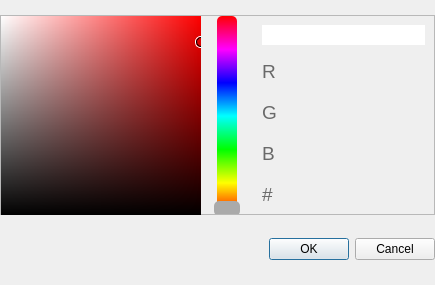
<?xml version="1.0" encoding="UTF-8"?>
<ui version="4.0">
 <class>colourSelector</class>
 <widget class="QDialog" name="colourSelector">
  <property name="geometry">
   <rect>
    <x>0</x>
    <y>0</y>
    <width>435</width>
    <height>285</height>
   </rect>
  </property>
  <property name="sizePolicy">
   <sizepolicy hsizetype="Fixed" vsizetype="Fixed">
    <horstretch>0</horstretch>
    <verstretch>0</verstretch>
   </sizepolicy>
  </property>
  <property name="windowTitle">
   <string>Select Colour</string>
  </property>
  <layout class="QVBoxLayout" name="verticalLayout">
   <property name="leftMargin">
    <number>0</number>
   </property>
   <property name="topMargin">
    <number>0</number>
   </property>
   <property name="rightMargin">
    <number>0</number>
   </property>
   <property name="bottomMargin">
    <number>0</number>
   </property>
   <item>
    <widget class="QFrame" name="mainFrame">
     <property name="sizePolicy">
      <sizepolicy hsizetype="Expanding" vsizetype="Preferred">
       <horstretch>0</horstretch>
       <verstretch>0</verstretch>
      </sizepolicy>
     </property>
     <property name="maximumSize">
      <size>
       <width>16777215</width>
       <height>270</height>
      </size>
     </property>
     <property name="styleSheet">
      <string notr="true"/>
     </property>
     <property name="frameShape">
      <enum>QFrame::NoFrame</enum>
     </property>
     <property name="frameShadow">
      <enum>QFrame::Raised</enum>
     </property>
     <layout class="QVBoxLayout" name="verticalLayout_2">
      <property name="leftMargin">
       <number>0</number>
      </property>
      <property name="topMargin">
       <number>0</number>
      </property>
      <property name="rightMargin">
       <number>0</number>
      </property>
      <property name="bottomMargin">
       <number>0</number>
      </property>
      <item>
       <widget class="QFrame" name="colourSelectionFrame">
        <property name="sizePolicy">
         <sizepolicy hsizetype="Preferred" vsizetype="Preferred">
          <horstretch>0</horstretch>
          <verstretch>0</verstretch>
         </sizepolicy>
        </property>
        <property name="maximumSize">
         <size>
          <width>16777215</width>
          <height>200</height>
         </size>
        </property>
        <property name="frameShape">
         <enum>QFrame::StyledPanel</enum>
        </property>
        <property name="frameShadow">
         <enum>QFrame::Raised</enum>
        </property>
        <layout class="QHBoxLayout" name="horizontalLayout_2">
         <property name="leftMargin">
          <number>0</number>
         </property>
         <property name="topMargin">
          <number>0</number>
         </property>
         <property name="rightMargin">
          <number>0</number>
         </property>
         <property name="bottomMargin">
          <number>0</number>
         </property>
         <item>
          <widget class="QFrame" name="color_view">
           <property name="minimumSize">
            <size>
             <width>200</width>
             <height>200</height>
            </size>
           </property>
           <property name="maximumSize">
            <size>
             <width>200</width>
             <height>200</height>
            </size>
           </property>
           <property name="styleSheet">
            <string notr="true">/* ALL CHANGES HERE WILL BE OVERWRITTEN */;
background-color: qlineargradient(x1:1, x2:0, stop:0 hsl(0%,100%,50%), stop:1 rgba(255, 255, 255, 255));

</string>
           </property>
           <property name="frameShape">
            <enum>QFrame::NoFrame</enum>
           </property>
           <property name="frameShadow">
            <enum>QFrame::Raised</enum>
           </property>
           <layout class="QVBoxLayout" name="verticalLayout_3">
            <property name="spacing">
             <number>0</number>
            </property>
            <property name="leftMargin">
             <number>0</number>
            </property>
            <property name="topMargin">
             <number>0</number>
            </property>
            <property name="rightMargin">
             <number>0</number>
            </property>
            <property name="bottomMargin">
             <number>0</number>
            </property>
            <item>
             <widget class="QFrame" name="black_overlay">
              <property name="styleSheet">
               <string notr="true">background-color: qlineargradient(spread:pad, x1:0, y1:0, x2:0, y2:1, stop:0 rgba(0, 0, 0, 0), stop:1 rgba(0, 0, 0, 255));


</string>
              </property>
              <property name="frameShape">
               <enum>QFrame::NoFrame</enum>
              </property>
              <property name="frameShadow">
               <enum>QFrame::Raised</enum>
              </property>
              <widget class="QFrame" name="selector">
               <property name="geometry">
                <rect>
                 <x>194</x>
                 <y>20</y>
                 <width>12</width>
                 <height>12</height>
                </rect>
               </property>
               <property name="minimumSize">
                <size>
                 <width>12</width>
                 <height>12</height>
                </size>
               </property>
               <property name="maximumSize">
                <size>
                 <width>12</width>
                 <height>12</height>
                </size>
               </property>
               <property name="styleSheet">
                <string notr="true">background-color:none;
border: 1px solid white;
border-radius: 5px;</string>
               </property>
               <property name="frameShape">
                <enum>QFrame::StyledPanel</enum>
               </property>
               <property name="frameShadow">
                <enum>QFrame::Raised</enum>
               </property>
               <widget class="QLabel" name="black_ring">
                <property name="geometry">
                 <rect>
                  <x>1</x>
                  <y>1</y>
                  <width>10</width>
                  <height>10</height>
                 </rect>
                </property>
                <property name="minimumSize">
                 <size>
                  <width>10</width>
                  <height>10</height>
                 </size>
                </property>
                <property name="maximumSize">
                 <size>
                  <width>10</width>
                  <height>10</height>
                 </size>
                </property>
                <property name="baseSize">
                 <size>
                  <width>10</width>
                  <height>10</height>
                 </size>
                </property>
                <property name="styleSheet">
                 <string notr="true">background-color: none;
border: 1px solid black;
border-radius: 5px;</string>
                </property>
                <property name="text">
                 <string/>
                </property>
               </widget>
              </widget>
             </widget>
            </item>
           </layout>
          </widget>
         </item>
         <item>
          <widget class="QFrame" name="frame_2">
           <property name="sizePolicy">
            <sizepolicy hsizetype="Fixed" vsizetype="Preferred">
             <horstretch>0</horstretch>
             <verstretch>0</verstretch>
            </sizepolicy>
           </property>
           <property name="minimumSize">
            <size>
             <width>40</width>
             <height>0</height>
            </size>
           </property>
           <property name="maximumSize">
            <size>
             <width>16777215</width>
             <height>200</height>
            </size>
           </property>
           <property name="styleSheet">
            <string notr="true"/>
           </property>
           <property name="frameShape">
            <enum>QFrame::NoFrame</enum>
           </property>
           <property name="frameShadow">
            <enum>QFrame::Raised</enum>
           </property>
           <widget class="QFrame" name="hue_bg">
            <property name="geometry">
             <rect>
              <x>10</x>
              <y>0</y>
              <width>20</width>
              <height>200</height>
             </rect>
            </property>
            <property name="minimumSize">
             <size>
              <width>20</width>
              <height>200</height>
             </size>
            </property>
            <property name="styleSheet">
             <string notr="true">background-color: qlineargradient(spread:pad, x1:0, y1:1, x2:0, y2:0, stop:0 rgba(255, 0, 0, 255), stop:0.166 rgba(255, 255, 0, 255), stop:0.333 rgba(0, 255, 0, 255), stop:0.5 rgba(0, 255, 255, 255), stop:0.666 rgba(0, 0, 255, 255), stop:0.833 rgba(255, 0, 255, 255), stop:1 rgba(255, 0, 0, 255));
border-radius: 5px;</string>
            </property>
            <property name="frameShape">
             <enum>QFrame::NoFrame</enum>
            </property>
            <property name="frameShadow">
             <enum>QFrame::Raised</enum>
            </property>
           </widget>
           <widget class="QLabel" name="hue_selector">
            <property name="geometry">
             <rect>
              <x>7</x>
              <y>185</y>
              <width>26</width>
              <height>15</height>
             </rect>
            </property>
            <property name="minimumSize">
             <size>
              <width>26</width>
              <height>0</height>
             </size>
            </property>
            <property name="styleSheet">
             <string notr="true">background-color: #aaa;
border-radius: 5px;</string>
            </property>
            <property name="text">
             <string/>
            </property>
           </widget>
           <widget class="QFrame" name="hue">
            <property name="geometry">
             <rect>
              <x>7</x>
              <y>0</y>
              <width>26</width>
              <height>200</height>
             </rect>
            </property>
            <property name="minimumSize">
             <size>
              <width>20</width>
              <height>200</height>
             </size>
            </property>
            <property name="styleSheet">
             <string notr="true">background-color: none;</string>
            </property>
            <property name="frameShape">
             <enum>QFrame::NoFrame</enum>
            </property>
            <property name="frameShadow">
             <enum>QFrame::Raised</enum>
            </property>
           </widget>
          </widget>
         </item>
         <item>
          <widget class="QFrame" name="rgbSelectedFrame">
           <property name="sizePolicy">
            <sizepolicy hsizetype="Preferred" vsizetype="Preferred">
             <horstretch>0</horstretch>
             <verstretch>0</verstretch>
            </sizepolicy>
           </property>
           <property name="minimumSize">
            <size>
             <width>0</width>
             <height>0</height>
            </size>
           </property>
           <property name="frameShape">
            <enum>QFrame::NoFrame</enum>
           </property>
           <property name="frameShadow">
            <enum>QFrame::Raised</enum>
           </property>
           <layout class="QVBoxLayout" name="verticalLayout_5">
            <item>
             <widget class="QFrame" name="selectedColourFrame">
              <property name="frameShape">
               <enum>QFrame::NoFrame</enum>
              </property>
              <property name="frameShadow">
               <enum>QFrame::Raised</enum>
              </property>
              <layout class="QVBoxLayout" name="verticalLayout_4">
               <property name="spacing">
                <number>0</number>
               </property>
               <property name="leftMargin">
                <number>0</number>
               </property>
               <property name="topMargin">
                <number>0</number>
               </property>
               <property name="rightMargin">
                <number>0</number>
               </property>
               <property name="bottomMargin">
                <number>0</number>
               </property>
               <item>
                <widget class="QLabel" name="color_vis">
                 <property name="sizePolicy">
                  <sizepolicy hsizetype="Expanding" vsizetype="Preferred">
                   <horstretch>0</horstretch>
                   <verstretch>0</verstretch>
                  </sizepolicy>
                 </property>
                 <property name="minimumSize">
                  <size>
                   <width>92</width>
                   <height>20</height>
                  </size>
                 </property>
                 <property name="styleSheet">
                  <string notr="true">/* ALL CHANGES HERE WILL BE OVERWRITTEN */;
background-color: rgb(255, 255, 255);
</string>
                 </property>
                 <property name="text">
                  <string/>
                 </property>
                </widget>
               </item>
              </layout>
             </widget>
            </item>
            <item>
             <widget class="QFrame" name="rgbInputFrame">
              <property name="frameShape">
               <enum>QFrame::NoFrame</enum>
              </property>
              <property name="frameShadow">
               <enum>QFrame::Raised</enum>
              </property>
              <layout class="QVBoxLayout" name="verticalLayout_6">
               <property name="spacing">
                <number>10</number>
               </property>
               <property name="leftMargin">
                <number>0</number>
               </property>
               <property name="topMargin">
                <number>0</number>
               </property>
               <property name="rightMargin">
                <number>0</number>
               </property>
               <property name="bottomMargin">
                <number>0</number>
               </property>
               <item>
                <widget class="QFrame" name="rFrame">
                 <property name="sizePolicy">
                  <sizepolicy hsizetype="Preferred" vsizetype="Preferred">
                   <horstretch>0</horstretch>
                   <verstretch>0</verstretch>
                  </sizepolicy>
                 </property>
                 <property name="minimumSize">
                  <size>
                   <width>0</width>
                   <height>40</height>
                  </size>
                 </property>
                 <property name="maximumSize">
                  <size>
                   <width>16777215</width>
                   <height>16777215</height>
                  </size>
                 </property>
                 <property name="frameShape">
                  <enum>QFrame::NoFrame</enum>
                 </property>
                 <property name="frameShadow">
                  <enum>QFrame::Raised</enum>
                 </property>
                 <layout class="QHBoxLayout" name="horizontalLayout_3" stretch="0,0">
                  <property name="spacing">
                   <number>10</number>
                  </property>
                  <property name="leftMargin">
                   <number>0</number>
                  </property>
                  <property name="topMargin">
                   <number>0</number>
                  </property>
                  <property name="rightMargin">
                   <number>0</number>
                  </property>
                  <property name="bottomMargin">
                   <number>0</number>
                  </property>
                  <item>
                   <widget class="QLabel" name="redLbl">
                    <property name="maximumSize">
                     <size>
                      <width>16777215</width>
                      <height>16777215</height>
                     </size>
                    </property>
                    <property name="styleSheet">
                     <string notr="true">color: rgb(105, 105, 105);
font-size: 14pt;</string>
                    </property>
                    <property name="text">
                     <string>R</string>
                    </property>
                   </widget>
                  </item>
                  <item>
                   <widget class="QFrame" name="redLineEditFrame">
                    <property name="sizePolicy">
                     <sizepolicy hsizetype="Expanding" vsizetype="Preferred">
                      <horstretch>0</horstretch>
                      <verstretch>0</verstretch>
                     </sizepolicy>
                    </property>
                    <property name="minimumSize">
                     <size>
                      <width>60</width>
                      <height>0</height>
                     </size>
                    </property>
                    <property name="maximumSize">
                     <size>
                      <width>16777215</width>
                      <height>16777215</height>
                     </size>
                    </property>
                    <property name="styleSheet">
                     <string notr="true">border: 0px;</string>
                    </property>
                    <property name="frameShape">
                     <enum>QFrame::StyledPanel</enum>
                    </property>
                    <property name="frameShadow">
                     <enum>QFrame::Raised</enum>
                    </property>
                   </widget>
                  </item>
                 </layout>
                </widget>
               </item>
               <item>
                <widget class="QFrame" name="gFrame">
                 <property name="sizePolicy">
                  <sizepolicy hsizetype="Preferred" vsizetype="Preferred">
                   <horstretch>0</horstretch>
                   <verstretch>0</verstretch>
                  </sizepolicy>
                 </property>
                 <property name="minimumSize">
                  <size>
                   <width>0</width>
                   <height>40</height>
                  </size>
                 </property>
                 <property name="maximumSize">
                  <size>
                   <width>16777215</width>
                   <height>16777215</height>
                  </size>
                 </property>
                 <property name="frameShape">
                  <enum>QFrame::NoFrame</enum>
                 </property>
                 <property name="frameShadow">
                  <enum>QFrame::Raised</enum>
                 </property>
                 <layout class="QHBoxLayout" name="horizontalLayout_4">
                  <property name="spacing">
                   <number>10</number>
                  </property>
                  <property name="leftMargin">
                   <number>0</number>
                  </property>
                  <property name="topMargin">
                   <number>0</number>
                  </property>
                  <property name="rightMargin">
                   <number>0</number>
                  </property>
                  <property name="bottomMargin">
                   <number>0</number>
                  </property>
                  <item>
                   <widget class="QLabel" name="greenLbl">
                    <property name="maximumSize">
                     <size>
                      <width>16777215</width>
                      <height>16777215</height>
                     </size>
                    </property>
                    <property name="styleSheet">
                     <string notr="true">color: rgb(105, 105, 105);
font-size: 14pt;</string>
                    </property>
                    <property name="text">
                     <string>G</string>
                    </property>
                   </widget>
                  </item>
                  <item>
                   <widget class="QFrame" name="greenLineEditFrame">
                    <property name="sizePolicy">
                     <sizepolicy hsizetype="Expanding" vsizetype="Preferred">
                      <horstretch>0</horstretch>
                      <verstretch>0</verstretch>
                     </sizepolicy>
                    </property>
                    <property name="minimumSize">
                     <size>
                      <width>60</width>
                      <height>0</height>
                     </size>
                    </property>
                    <property name="maximumSize">
                     <size>
                      <width>16777215</width>
                      <height>16777215</height>
                     </size>
                    </property>
                    <property name="styleSheet">
                     <string notr="true">border: 0px;</string>
                    </property>
                    <property name="frameShape">
                     <enum>QFrame::StyledPanel</enum>
                    </property>
                    <property name="frameShadow">
                     <enum>QFrame::Raised</enum>
                    </property>
                   </widget>
                  </item>
                 </layout>
                </widget>
               </item>
               <item>
                <widget class="QFrame" name="bFrame">
                 <property name="sizePolicy">
                  <sizepolicy hsizetype="Preferred" vsizetype="Preferred">
                   <horstretch>0</horstretch>
                   <verstretch>0</verstretch>
                  </sizepolicy>
                 </property>
                 <property name="minimumSize">
                  <size>
                   <width>0</width>
                   <height>40</height>
                  </size>
                 </property>
                 <property name="frameShape">
                  <enum>QFrame::NoFrame</enum>
                 </property>
                 <property name="frameShadow">
                  <enum>QFrame::Raised</enum>
                 </property>
                 <layout class="QHBoxLayout" name="horizontalLayout_5">
                  <property name="spacing">
                   <number>10</number>
                  </property>
                  <property name="leftMargin">
                   <number>0</number>
                  </property>
                  <property name="topMargin">
                   <number>0</number>
                  </property>
                  <property name="rightMargin">
                   <number>0</number>
                  </property>
                  <property name="bottomMargin">
                   <number>0</number>
                  </property>
                  <item>
                   <widget class="QLabel" name="blueLbl">
                    <property name="maximumSize">
                     <size>
                      <width>16777215</width>
                      <height>16777215</height>
                     </size>
                    </property>
                    <property name="styleSheet">
                     <string notr="true">color: rgb(105, 105, 105);
font-size: 14pt;</string>
                    </property>
                    <property name="text">
                     <string>B</string>
                    </property>
                   </widget>
                  </item>
                  <item>
                   <widget class="QFrame" name="blueLineEditFrame">
                    <property name="sizePolicy">
                     <sizepolicy hsizetype="Expanding" vsizetype="Preferred">
                      <horstretch>0</horstretch>
                      <verstretch>0</verstretch>
                     </sizepolicy>
                    </property>
                    <property name="minimumSize">
                     <size>
                      <width>0</width>
                      <height>0</height>
                     </size>
                    </property>
                    <property name="maximumSize">
                     <size>
                      <width>16777215</width>
                      <height>16777215</height>
                     </size>
                    </property>
                    <property name="styleSheet">
                     <string notr="true">border: 0px;</string>
                    </property>
                    <property name="frameShape">
                     <enum>QFrame::StyledPanel</enum>
                    </property>
                    <property name="frameShadow">
                     <enum>QFrame::Raised</enum>
                    </property>
                   </widget>
                  </item>
                 </layout>
                </widget>
               </item>
               <item>
                <widget class="QFrame" name="hexFrame">
                 <property name="sizePolicy">
                  <sizepolicy hsizetype="Preferred" vsizetype="Preferred">
                   <horstretch>0</horstretch>
                   <verstretch>0</verstretch>
                  </sizepolicy>
                 </property>
                 <property name="minimumSize">
                  <size>
                   <width>0</width>
                   <height>40</height>
                  </size>
                 </property>
                 <property name="frameShape">
                  <enum>QFrame::NoFrame</enum>
                 </property>
                 <property name="frameShadow">
                  <enum>QFrame::Raised</enum>
                 </property>
                 <layout class="QHBoxLayout" name="horizontalLayout_6">
                  <property name="spacing">
                   <number>10</number>
                  </property>
                  <property name="leftMargin">
                   <number>0</number>
                  </property>
                  <property name="topMargin">
                   <number>0</number>
                  </property>
                  <property name="rightMargin">
                   <number>0</number>
                  </property>
                  <property name="bottomMargin">
                   <number>0</number>
                  </property>
                  <item>
                   <widget class="QLabel" name="hexLbl">
                    <property name="maximumSize">
                     <size>
                      <width>16777215</width>
                      <height>16777215</height>
                     </size>
                    </property>
                    <property name="styleSheet">
                     <string notr="true">color: rgb(105, 105, 105);
font-size: 14pt;</string>
                    </property>
                    <property name="text">
                     <string>#</string>
                    </property>
                   </widget>
                  </item>
                  <item>
                   <widget class="QFrame" name="hexLineEditFrame">
                    <property name="sizePolicy">
                     <sizepolicy hsizetype="Expanding" vsizetype="Preferred">
                      <horstretch>0</horstretch>
                      <verstretch>0</verstretch>
                     </sizepolicy>
                    </property>
                    <property name="minimumSize">
                     <size>
                      <width>0</width>
                      <height>0</height>
                     </size>
                    </property>
                    <property name="maximumSize">
                     <size>
                      <width>16777215</width>
                      <height>16777215</height>
                     </size>
                    </property>
                    <property name="styleSheet">
                     <string notr="true">border: 0px;</string>
                    </property>
                    <property name="frameShape">
                     <enum>QFrame::StyledPanel</enum>
                    </property>
                    <property name="frameShadow">
                     <enum>QFrame::Raised</enum>
                    </property>
                   </widget>
                  </item>
                 </layout>
                </widget>
               </item>
              </layout>
             </widget>
            </item>
           </layout>
          </widget>
         </item>
        </layout>
       </widget>
      </item>
      <item>
       <widget class="QFrame" name="dialogButtonsFrame">
        <property name="sizePolicy">
         <sizepolicy hsizetype="Preferred" vsizetype="Preferred">
          <horstretch>0</horstretch>
          <verstretch>0</verstretch>
         </sizepolicy>
        </property>
        <property name="maximumSize">
         <size>
          <width>16777215</width>
          <height>40</height>
         </size>
        </property>
        <property name="frameShape">
         <enum>QFrame::NoFrame</enum>
        </property>
        <property name="frameShadow">
         <enum>QFrame::Raised</enum>
        </property>
        <layout class="QHBoxLayout" name="horizontalLayout">
         <property name="leftMargin">
          <number>0</number>
         </property>
         <property name="topMargin">
          <number>0</number>
         </property>
         <property name="rightMargin">
          <number>0</number>
         </property>
         <property name="bottomMargin">
          <number>0</number>
         </property>
         <item>
          <spacer name="horizontalSpacer">
           <property name="orientation">
            <enum>Qt::Horizontal</enum>
           </property>
           <property name="sizeHint" stdset="0">
            <size>
             <width>40</width>
             <height>20</height>
            </size>
           </property>
          </spacer>
         </item>
         <item>
          <widget class="QPushButton" name="acceptButton">
           <property name="minimumSize">
            <size>
             <width>70</width>
             <height>0</height>
            </size>
           </property>
           <property name="cursor">
            <cursorShape>PointingHandCursor</cursorShape>
           </property>
           <property name="styleSheet">
            <string notr="true"/>
           </property>
           <property name="text">
            <string>OK</string>
           </property>
          </widget>
         </item>
         <item>
          <widget class="QPushButton" name="cancelButton">
           <property name="minimumSize">
            <size>
             <width>70</width>
             <height>0</height>
            </size>
           </property>
           <property name="cursor">
            <cursorShape>PointingHandCursor</cursorShape>
           </property>
           <property name="styleSheet">
            <string notr="true"/>
           </property>
           <property name="text">
            <string>Cancel</string>
           </property>
          </widget>
         </item>
        </layout>
       </widget>
      </item>
     </layout>
    </widget>
   </item>
  </layout>
 </widget>
 <resources/>
 <connections/>
</ui>
